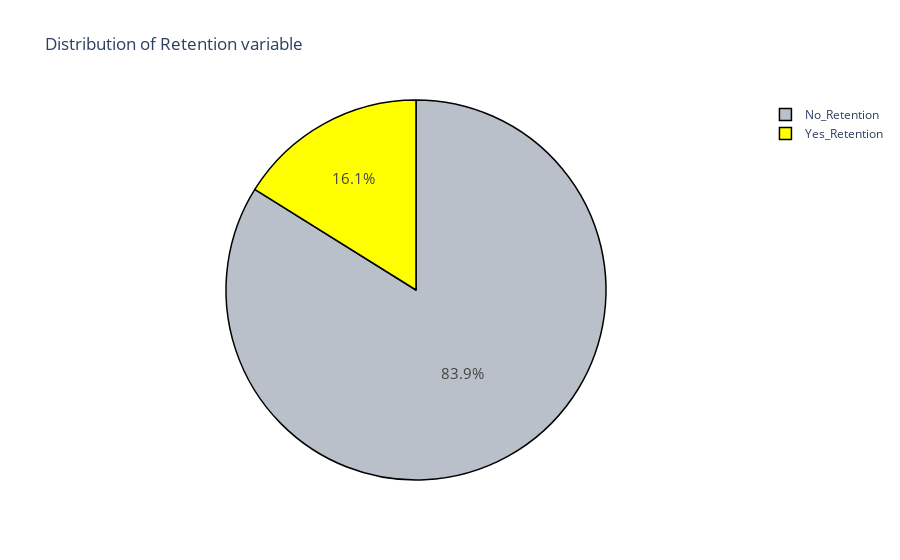

Notebook code cell kept with this figure:
### Markdown cell above
## <i> Distribution of Retention

### Code cell
Retention = data[(data['Retention'] != 0)]
no_Retention = data[(data['Retention'] == 0)]

trace = go.Pie(labels = ['No_Retention', 'Yes_Retention'], values = data['Retention'].value_counts(), 
               textfont=dict(size=15),
               marker=dict(colors=['#B9C0C9','yellow'], 
               line=dict(color='#000000', width=1.5)))
layout = dict(title =  'Distribution of Retention variable')          
fig = dict(data = [trace], layout=layout)
py.iplot(fig)

### Figure 1 — Plotly figure (JSON) as saved in the notebook; plotly's stock layout.template omitted (floating-point values rounded to 4 significant figures)
{"data": [{"labels": ["No_Retention", "Yes_Retention"], "marker": {"colors": ["#B9C0C9", "yellow"], "line": {"color": "#000000", "width": 1.5}}, "textfont": {"size": 15}, "type": "pie", "values": [1233, 237]}], "layout": {"title": {"text": "Distribution of Retention variable"}}}
